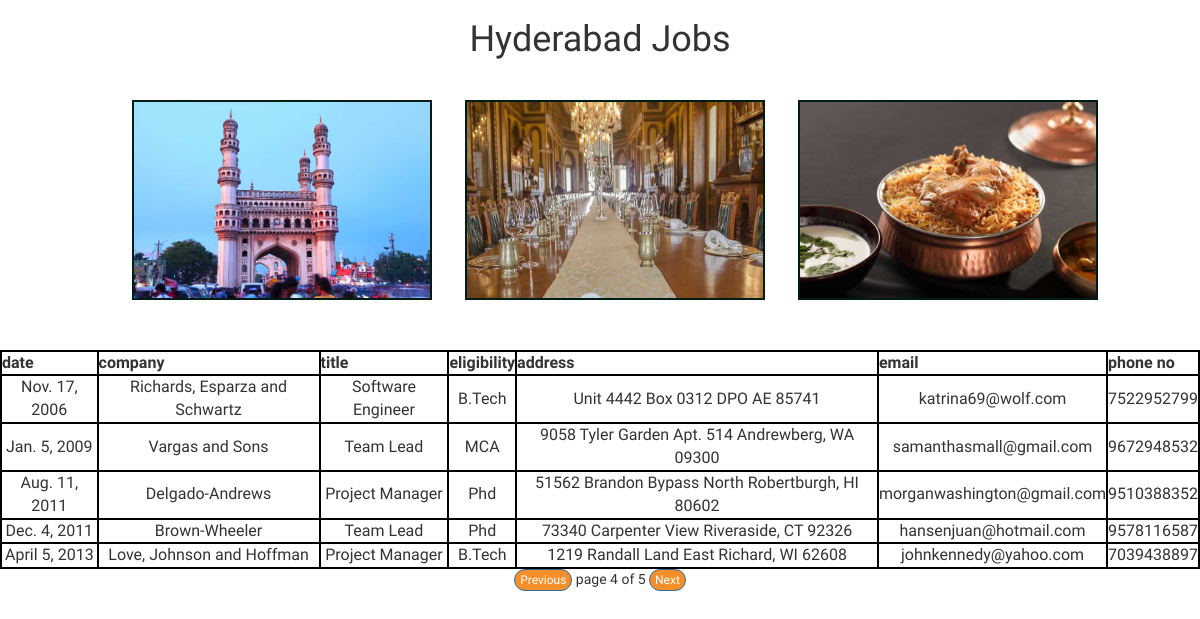
The app's page /hydjobsinfo/?page=4 with its own data.
### jobsapp/models.py (models this page shows)
class hydjobs(models.Model):
    date = models.DateField()
    company = models.CharField(max_length=100)
    title = models.CharField(max_length=100)
    eligibility = models.CharField(max_length=100)
    address = models.CharField(max_length=100)
    email = models.EmailField()
    phonenumber = models.IntegerField()

### jobsapp/views.py (the view)
# urls.py: path('hydjobsinfo/',views.hydjobsinfo),
def hydjobsinfo(request):
    hyd_list = hydjobs.objects.order_by('date')
    paginator = Paginator(hyd_list,5)
    page_number = request.GET.get('page')
    try:
        hyd_list = paginator.page(page_number)
    except PageNotAnInteger:
        hyd_list = paginator.page(1)
    except EmptyPage:
        hyd_list = paginator.page(paginator.num_pages)
    my_dict = {'hyd_list':hyd_list}
    return render(request=request,template_name='jobsapp/hydjobs.html',context=my_dict)

### templates/jobsapp/hydjobs.html (shortened to what this page needs)
<!DOCTYPE html>
{% load static %}
<html>
<head>
    <link rel="stylesheet" href="https://stackpath.bootstrapcdn.com/bootstrap/3.4.1/css/bootstrap.min.css">
	<link rel="stylesheet" href="{% static 'css/demojobs.css' %}">
</head>
<body>
    <h1>Hyderabad Jobs</h1>
    <img src="{% static 'images/hyd1.jpg' %}">
    <img src="{% static 'images/hyd2.jpg' %}">
    <img src="{% static 'images/hyd3.jpg' %}">
    {% if hyd_list %}
    <table>
        <thead>
            <th>date</th>
            <th>company</th>
            <th>title</th>
            <th>eligibility</th>
            <th>address</th>
            <th>email</th>
            <th>phone no</th>
        </thead>
        {% for jobs in hyd_list %}
        <tr>
           <td>{{jobs.date}}</td>
           <td>{{jobs.company}}</td>
           <td>{{jobs.title}}</td>
           <td>{{jobs.eligibility}}</td>
           <td>{{jobs.address}}</td>
           <td>{{jobs.email}}</td>
           <td>{{jobs.phonenumber}}</td>
        </tr>
        {% endfor %}
    </table>
    {% else %}
    <p>No record found</p>
    {% endif %}
{% include 'jobsapp/pagination.html' with page=hyd_list %}
</body>
</html>

### static/css/demojobs.css (style rules this page uses)
body img { height: 200px; width: 300px; margin-top: 30px; margin-left: 30px; margin-bottom: 50px; border: 2px solid #011c14; }
body { background: url(https://images.unsplash.com/photo-1528459584353-5297db1a9c01?ixlib=rb-1.2.1&ixid=eyJhcHBfaWQiOjEyMDd9&auto=format&fit=crop&w=500&q=60); background-repeat: no-repeat; background-size: cover; text-align: center; font-family: 'Sriracha', cursive; }
table,tr,td,thead,th { border: solid 2px black; margin: auto; font-size: 16px; }
th { font-weight: bold; }

### records on screen
hydjobs: date "Nov. 17, 2006", company "Richards, Esparza and Schwartz", title "Software Engineer", eligibility "B.Tech", address "Unit 4442 Box 0312 DPO AE 85741", email "katrina69@wolf.com", phonenumber "7522952799"
hydjobs: date "Jan. 5, 2009", company "Vargas and Sons", title "Team Lead", eligibility "MCA", address "9058 Tyler Garden Apt. 514 Andrewberg, WA 09300", email "samanthasmall@gmail.com", phonenumber "9672948532"
hydjobs: date "Aug. 11, 2011", company "Delgado-Andrews", title "Project Manager", eligibility "Phd", address "51562 Brandon Bypass North Robertburgh, HI 80602", email "morganwashington@gmail.com", phonenumber "9510388352"
hydjobs: date "Dec. 4, 2011", company "Brown-Wheeler", title "Team Lead", eligibility "Phd", address "73340 Carpenter View Riveraside, CT 92326", email "hansenjuan@hotmail.com", phonenumber "9578116587"
hydjobs: date "April 5, 2013", company "Love, Johnson and Hoffman", title "Project Manager", eligibility "B.Tech", address "1219 Randall Land East Richard, WI 62608", email "johnkennedy@yahoo.com", phonenumber "7039438897"

### other values on screen
{{ page.number }} "4"
{{ page.paginator.num_pages }} "5"
